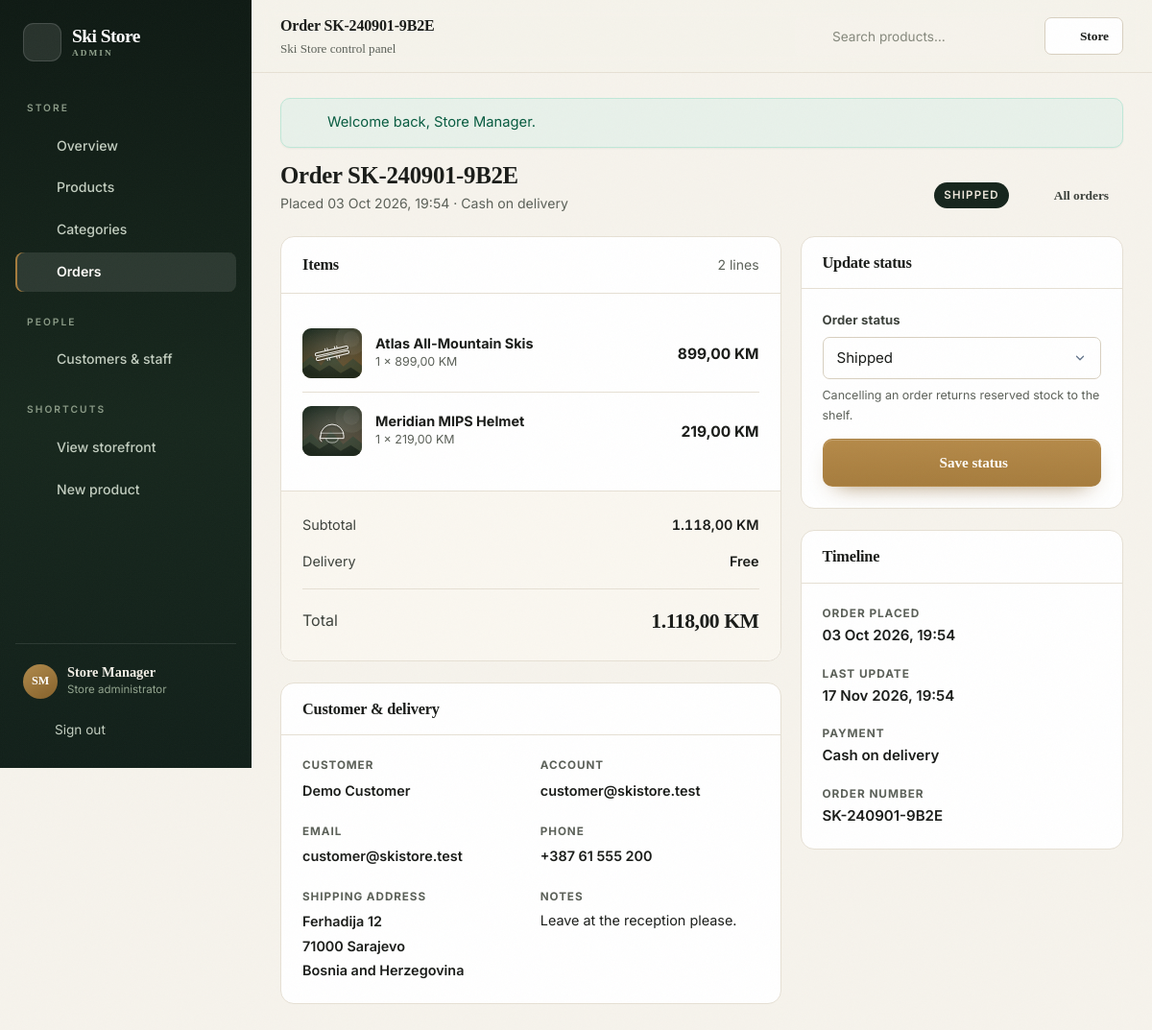
Screenshot of /admin/orders/2 (signed in) with the database file from the repository.
### tables this page shows
CREATE TABLE `users` (
    `id`            INT UNSIGNED NOT NULL AUTO_INCREMENT,
    `full_name`     VARCHAR(120) NOT NULL,
    `email`         VARCHAR(180) NOT NULL,
    `password_hash` VARCHAR(255) NOT NULL,
    `phone`         VARCHAR(40)  DEFAULT NULL,
    `address`       VARCHAR(180) DEFAULT NULL,
    `city`          VARCHAR(100) DEFAULT NULL,
    `postal_code`   VARCHAR(20)  DEFAULT NULL,
    `country`       VARCHAR(80)  DEFAULT 'Bosnia and Herzegovina',
    `role`          ENUM('customer','admin') NOT NULL DEFAULT 'customer',
    `is_active`     TINYINT(1) NOT NULL DEFAULT 1,
    `last_login_at` DATETIME DEFAULT NULL,
    `created_at`    TIMESTAMP NOT NULL DEFAULT CURRENT_TIMESTAMP,
    `updated_at`    TIMESTAMP NOT NULL DEFAULT CURRENT_TIMESTAMP ON UPDATE CURRENT_TIMESTAMP,
    PRIMARY KEY (`id`),
    UNIQUE KEY `uq_users_email` (`email`),
    KEY `idx_users_role` (`role`),
    KEY `idx_users_created` (`created_at`)
);

CREATE TABLE `orders` (
    `id`                   INT UNSIGNED NOT NULL AUTO_INCREMENT,
    `order_number`         VARCHAR(30) NOT NULL,
    `user_id`              INT UNSIGNED DEFAULT NULL,
    `status`               ENUM('pending','processing','shipped','completed','cancelled') NOT NULL DEFAULT 'pending',
    `payment_method`       ENUM('card','cash_on_delivery','bank_transfer') NOT NULL DEFAULT 'card',
    `subtotal`             DECIMAL(10,2) NOT NULL DEFAULT 0.00,
    `shipping_cost`        DECIMAL(10,2) NOT NULL DEFAULT 0.00,
    `total`                DECIMAL(10,2) NOT NULL DEFAULT 0.00,
    `customer_name`        VARCHAR(120) NOT NULL,
    `email`                VARCHAR(180) NOT NULL,
    `phone`                VARCHAR(40) NOT NULL,
    `shipping_address`     VARCHAR(180) NOT NULL,
    `shipping_city`        VARCHAR(100) NOT NULL,
    `shipping_postal_code` VARCHAR(20) NOT NULL,
    `shipping_country`     VARCHAR(80) NOT NULL DEFAULT 'Bosnia and Herzegovina',
    `notes`                TEXT DEFAULT NULL,
    `created_at`           TIMESTAMP NOT NULL DEFAULT CURRENT_TIMESTAMP,
    `updated_at`           TIMESTAMP NOT NULL DEFAULT CURRENT_TIMESTAMP ON UPDATE CURRENT_TIMESTAMP,
    PRIMARY KEY (`id`),
    UNIQUE KEY `uq_orders_number` (`order_number`),
    KEY `idx_orders_user` (`user_id`),
    KEY `idx_orders_status` (`status`),
    KEY `idx_orders_created` (`created_at`),
    CONSTRAINT `fk_orders_user` FOREIGN KEY (`user_id`) REFERENCES `users` (`id`) ON DELETE SET NULL
);

CREATE TABLE `order_items` (
    `id`           INT UNSIGNED NOT NULL AUTO_INCREMENT,
    `order_id`     INT UNSIGNED NOT NULL,
    `product_id`   INT UNSIGNED DEFAULT NULL,
    `product_name` VARCHAR(180) NOT NULL,
    `unit_price`   DECIMAL(10,2) NOT NULL,
    `quantity`     INT NOT NULL,
    `line_total`   DECIMAL(10,2) NOT NULL,
    PRIMARY KEY (`id`),
    KEY `idx_order_items_order` (`order_id`),
    CONSTRAINT `fk_order_items_order` FOREIGN KEY (`order_id`) REFERENCES `orders` (`id`) ON DELETE CASCADE,
    CONSTRAINT `fk_order_items_product` FOREIGN KEY (`product_id`) REFERENCES `products` (`id`) ON DELETE SET NULL
);

CREATE TABLE `products` (
    `id`                INT UNSIGNED NOT NULL AUTO_INCREMENT,
    `category_id`       INT UNSIGNED DEFAULT NULL,
    `name`              VARCHAR(180) NOT NULL,
    `slug`              VARCHAR(200) NOT NULL,
    `brand`             VARCHAR(80) DEFAULT NULL,
    `sku`               VARCHAR(40) DEFAULT NULL,
    `short_description` VARCHAR(255) DEFAULT NULL,
    `description`       TEXT DEFAULT NULL,
    `price`             DECIMAL(10,2) NOT NULL DEFAULT 0.00,
    `compare_at_price`  DECIMAL(10,2) DEFAULT NULL,
    `stock`             INT NOT NULL DEFAULT 0,
    `image`             VARCHAR(255) DEFAULT NULL,
    `is_featured`       TINYINT(1) NOT NULL DEFAULT 0,
    `is_active`         TINYINT(1) NOT NULL DEFAULT 1,
    `created_at`        TIMESTAMP NOT NULL DEFAULT CURRENT_TIMESTAMP,
    `updated_at`        TIMESTAMP NOT NULL DEFAULT CURRENT_TIMESTAMP ON UPDATE CURRENT_TIMESTAMP,
    PRIMARY KEY (`id`),
    UNIQUE KEY `uq_products_slug` (`slug`),
    KEY `idx_products_category` (`category_id`),
    KEY `idx_products_active` (`is_active`),
    KEY `idx_products_featured` (`is_featured`),
    KEY `idx_products_price` (`price`),
    CONSTRAINT `fk_products_category` FOREIGN KEY (`category_id`) REFERENCES `categories` (`id`) ON DELETE SET NULL
);

### app/Views/admin/orders/show.php (the view, shortened to what the rows shown need)
<?php
$payment = Order::PAYMENT_METHODS[$order['payment_method']] ?? ucfirst((string) $order['payment_method']);
?>
<div class="admin-page-head">
    <div>
        <h1>Order <?= e($order['order_number']) ?></h1>
        <p>Placed <?= e(date('d M Y, H:i', strtotime((string) $order['created_at']))) ?> &middot; <?= e($payment) ?></p>
    </div>
    <div class="admin-page-head__actions">
        <span class="badge <?= e(order_status_class((string) $order['status'])) ?>"><?= e(Order::statusLabel((string) $order['status'])) ?></span>
        <a class="btn btn--ghost btn--sm" href="<?= url('/admin/orders') ?>"><?= icon('arrow-left', 15) ?> All orders</a>
    </div>
</div>
<div class="admin-grid admin-grid--2">
    <div class="account-main">
        <div class="panel">
            <div class="panel__head">
                <h2>Items</h2>
                <span class="small muted"><?= count($items) ?> line<?= count($items) === 1 ? '' : 's' ?></span>
            </div>
            <div class="panel__body">
                <?php View::partial('partials/order-lines', ['items' => $items]); ?>
            </div>
            <div class="panel__foot">
                <div class="summary-row"><span>Subtotal</span><span><?= e(money((float) $order['subtotal'])) ?></span></div>
                <div class="summary-row"><span>Delivery</span><span><?= (float) $order['shipping_cost'] <= 0 ? 'Free' : e(money((float) $order['shipping_cost'])) ?></span></div>
                <div class="summary-row summary-row--total"><span>Total</span><span><?= e(money((float) $order['total'])) ?></span></div>
            </div>
        </div>
        <div class="panel">
            <div class="panel__head"><h2>Customer &amp; delivery</h2></div>
            <div class="panel__body">
                <div class="info-grid">
                    <div><span>Customer</span><strong><?= e($order['customer_name']) ?></strong></div>
                    <div><span>Account</span><strong><?= e($order['account_email'] ?? 'Guest / deleted account') ?></strong></div>
                    <div><span>Email</span><strong><?= e($order['email']) ?></strong></div>
                    <div><span>Phone</span><strong><?= e($order['phone']) ?></strong></div>
                    <div>
                        <span>Shipping address</span>
                        <strong><?= e($order['shipping_address']) ?><br><?= e($order['shipping_postal_code'] . ' ' . $order['shipping_city']) ?><br><?= e($order['shipping_country']) ?></strong>
                    </div>
                    <div><span>Notes</span><p><?= e($order['notes'] ?: 'No notes from the customer.') ?></p></div>
                </div>
            </div>
        </div>
    </div>
    <div class="account-main">
        <div class="panel">
            <div class="panel__head"><h2>Update status</h2></div>
            <div class="panel__body">
                <form method="post" action="<?= url('/admin/orders/' . $order['id'] . '/status') ?>">
                    <div class="field">
                        <label class="field__label" for="status">Order status</label>
                        <select class="select" id="status" name="status">
                            <?php foreach ($statuses as $value => $label): ?>
                                <option value="<?= e($value) ?>"<?= selected($order['status'], $value) ?>><?= e($label) ?></option>
                            <?php endforeach; ?>
                        </select>
                        <span class="field__hint">Cancelling an order returns reserved stock to the shelf.</span>
                    </div>
                    <button class="btn btn--primary btn--block" type="submit" style="margin-top:14px"><?= icon('check', 16) ?> Save status</button>
                </form>
            </div>
        </div>
        <div class="panel">
            <div class="panel__head"><h2>Timeline</h2></div>
            <div class="panel__body">
                <div class="profile-list" style="grid-template-columns:1fr">
                    <div class="profile-list__item"><span>Order placed</span><strong><?= e(date('d M Y, H:i', strtotime((string) $order['created_at']))) ?></strong></div>
                    <div class="profile-list__item"><span>Last update</span><strong><?= e(date('d M Y, H:i', strtotime((string) $order['updated_at']))) ?></strong></div>
                    <div class="profile-list__item"><span>Payment</span><strong><?= e($payment) ?></strong></div>
                    <div class="profile-list__item"><span>Order number</span><strong><?= e($order['order_number']) ?></strong></div>
                </div>
            </div>
        </div>
    </div>
</div>

### app/Views/partials/order-lines.php
<?php foreach (($items ?? []) as $line): ?>
    <div class="order-line">
        <div class="order-line__img">
            <img src="<?= e(product_image($line['image'] ?? null)) ?>" alt="<?= e($line['product_name']) ?>" loading="lazy">
        </div>
        <div class="grow">
            <div class="order-line__name">
                <?php if (! empty($line['slug'])): ?>
                    <a href="<?= e(url('/product/' . $line['slug'])) ?>"><?= e($line['product_name']) ?></a>
                <?php else: ?>
                    <?= e($line['product_name']) ?>
                <?php endif; ?>
            </div>
            <div class="order-line__meta"><?= (int) $line['quantity'] ?> &times; <?= e(money((float) $line['unit_price'])) ?></div>
        </div>
        <div class="order-line__price"><?= e(money((float) $line['line_total'])) ?></div>
    </div>
<?php endforeach; ?>

### app/Core/Router.php (shortened to what the rows shown need)
<?php
final class Router
{
    private array $routes = [];
    private array $groupMiddleware = [];
    public function group(array $middleware, callable $callback): void
    {
        $previous = $this->groupMiddleware;
        $this->groupMiddleware = array_merge($previous, $middleware);
        $this->groupMiddleware = $previous;
    }
    private function add(string $method, string $path, array $handler, array $middleware): void
    {
        $this->routes[] = [
            'method'     => $method,
            'pattern'    => $this->compile($path),
            'handler'    => $handler,
            'middleware' => array_merge($this->groupMiddleware, $middleware),
        ];
    }
    private function compile(string $path): string
    {
        $pattern = preg_replace_callback(
            '#\{([a-zA-Z_][a-zA-Z0-9_]*)\}#',
            static fn (array $match): string => '(?P<' . $match[1] . '>[^/]+)',
            $path
        );
        return '#^' . $pattern . '$#';
    }
    public function dispatch(string $method, string $path): void
    {
        foreach ($this->routes as $route) {
            if (! preg_match($route['pattern'], $path, $matches)) {
                continue;
            }
            foreach ($route['middleware'] as $middleware) {
                $instance = new $middleware();
                $result = $instance->handle();
            }
            $params = array_filter($matches, 'is_string', ARRAY_FILTER_USE_KEY);
            [$controller, $action] = $route['handler'];
            (new $controller())->{$action}($params);
            return;
        }
    }
}

### app/Views/layouts/admin.php (shortened to what the rows shown need)
<?php
$admin = Auth::user();
?>
<!doctype html>
<html lang="en">
<head>
    <link rel="stylesheet" href="<?= e(asset('css/app.css')) ?>">
</head>
<body class="admin-body">
<div class="admin-shell">
    <aside class="admin-sidebar">
        <a class="admin-sidebar__brand brand" href="<?= url('/admin') ?>">
            <span class="brand__mark"><?= icon('mountain', 22) ?></span>
            <span class="brand__name">Ski Store<small>Admin</small></span>
        </a>
        <nav class="admin-nav" aria-label="Admin navigation">
            <div class="admin-nav__label">Store</div>
            <a class="admin-nav__link <?= request_path() === '/admin' ? 'is-active' : '' ?>" href="<?= url('/admin') ?>">
                <?= icon('grid', 18) ?> Overview
            </a>
            <a class="admin-nav__link <?= is_active('/admin/products') ? 'is-active' : '' ?>" href="<?= url('/admin/products') ?>">
                <?= icon('package', 18) ?> Products
            </a>
            <a class="admin-nav__link <?= is_active('/admin/categories') ? 'is-active' : '' ?>" href="<?= url('/admin/categories') ?>">
                <?= icon('tag', 18) ?> Categories
            </a>
            <a class="admin-nav__link <?= is_active('/admin/orders') ? 'is-active' : '' ?>" href="<?= url('/admin/orders') ?>">
                <?= icon('receipt', 18) ?> Orders
            </a>
            <div class="admin-nav__label">People</div>
            <a class="admin-nav__link <?= is_active('/admin/users') ? 'is-active' : '' ?>" href="<?= url('/admin/users') ?>">
                <?= icon('users', 18) ?> Customers &amp; staff
            </a>
            <div class="admin-nav__label">Shortcuts</div>
            <a class="admin-nav__link" href="<?= url('/') ?>" target="_blank" rel="noopener">
                <?= icon('mountain', 18) ?> View storefront
            </a>
            <a class="admin-nav__link" href="<?= url('/admin/products/create') ?>">
                <?= icon('plus', 18) ?> New product
            </a>
        </nav>
        <div class="admin-sidebar__foot">
            <div class="admin-user">
                <span class="admin-user__avatar"><?= e(user_initials((string) ($admin['full_name'] ?? 'Admin'))) ?></span>
                <div>
                    <div class="admin-user__name"><?= e($admin['full_name'] ?? 'Administrator') ?></div>
                    <div class="admin-user__role">Store administrator</div>
                </div>
            </div>
            <form method="post" action="<?= url('/logout') ?>">
                <button class="admin-signout" type="submit"><?= icon('logout', 17) ?> Sign out</button>
            </form>
        </div>
    </aside>
    <div class="admin-main">
        <header class="admin-topbar">
            <div class="admin-topbar__title">
                <?= e($title ?? 'Overview') ?>
                <span>Ski Store control panel</span>
            </div>
            <div class="admin-topbar__actions">
                <form class="admin-search" action="<?= url('/admin/products') ?>" method="get" role="search">
                    <input class="input" type="search" name="q" placeholder="Search products&hellip;" value="<?= e($_GET['q'] ?? '') ?>" aria-label="Search products">
                </form>
                <a class="btn btn--outline btn--sm" href="<?= url('/') ?>" target="_blank" rel="noopener">
                    <?= icon('arrow-right', 15) ?> Store
                </a>
            </div>
        </header>
        <div class="admin-content">
            <?= $content ?>
        </div>
    </div>
</div>
</body>
</html>

### rows the page displays
users: full_name "SM", full_name "Store Manager"
orders: order_number "SK-240901-9B2E", created_at "03 Oct 2026, 19:54", payment_method "Cash on delivery", status "SHIPPED", subtotal "1.118,00 KM", total "1.118,00 KM", customer_name "Demo Customer", user.email "customer@skistore.test", email "customer@skistore.test", phone "+387 61 555 200", shipping_address "Ferhadija 12", shipping_postal_code+shipping_city "71000 Sarajevo", shipping_country "Bosnia and Herzegovina", notes "Leave at the reception please.", updated_at "17 Nov 2026, 19:54"
order_items: product.image (picture), product_name "Atlas All-Mountain Skis", quantity "1", unit_price "899,00 KM", line_total "899,00 KM"
order_items: product.image (picture), product_name "Meridian MIPS Helmet", quantity "1", unit_price "219,00 KM", line_total "219,00 KM"

### other values shown
$message['message'] "Welcome back, Store Manager."
form field status "Shipped"
